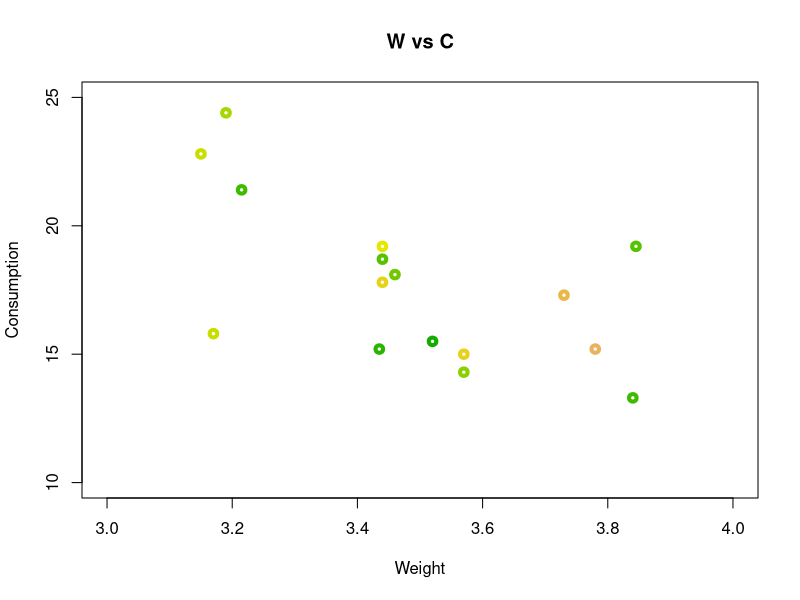
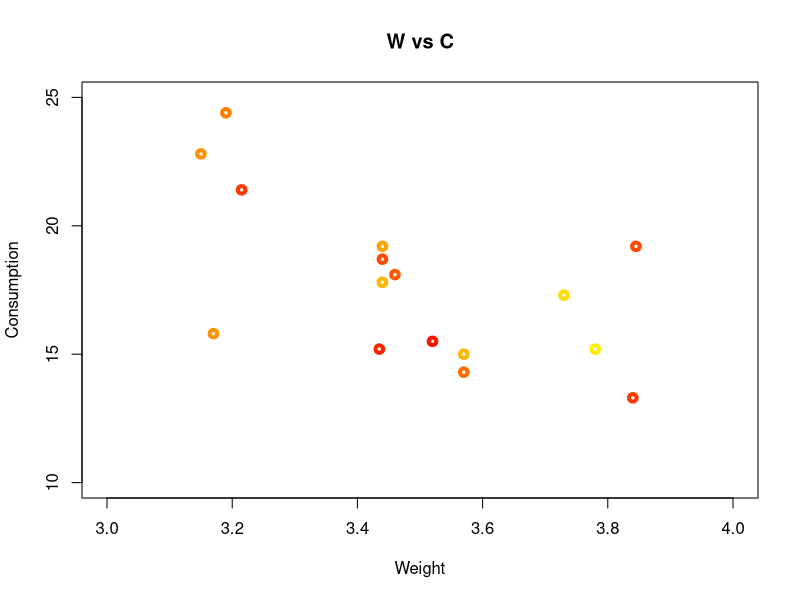
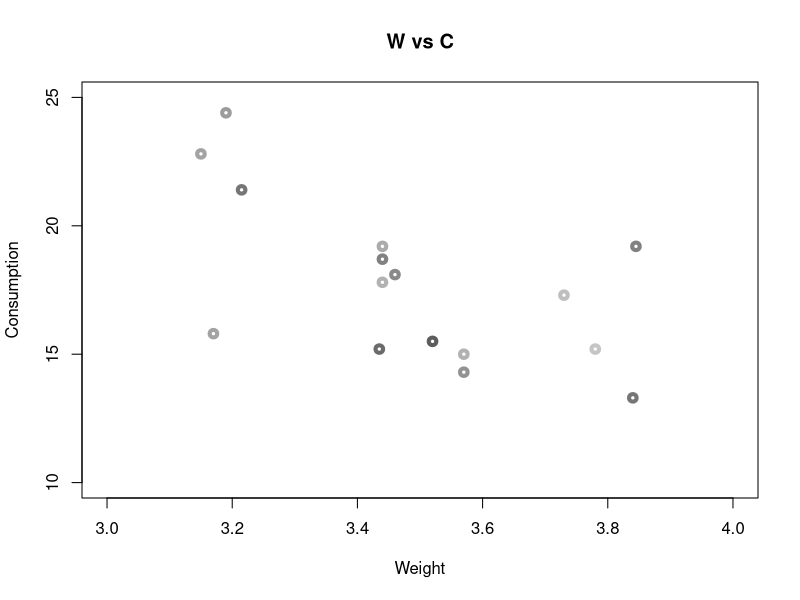

Write R code to recreate these figures, in order.
plot(mtcars$wt, mtcars$mpg, 
     xlab="Weight", ylab="Consumption",
     main="W vs C",
     xlim = c(3,4), ylim = c(10,25),
     col = terrain.colors(20), lwd =4)

plot(mtcars$wt, mtcars$mpg, 
     xlab="Weight", ylab="Consumption",
     main="W vs C",
     xlim = c(3,4), ylim = c(10,25),
     col = heat.colors(20), lwd =4)

plot(mtcars$wt, mtcars$mpg, 
     xlab="Weight", ylab="Consumption",
     main="W vs C",
     xlim = c(3,4), ylim = c(10,25),
     col = gray.colors(20), lwd =4)

